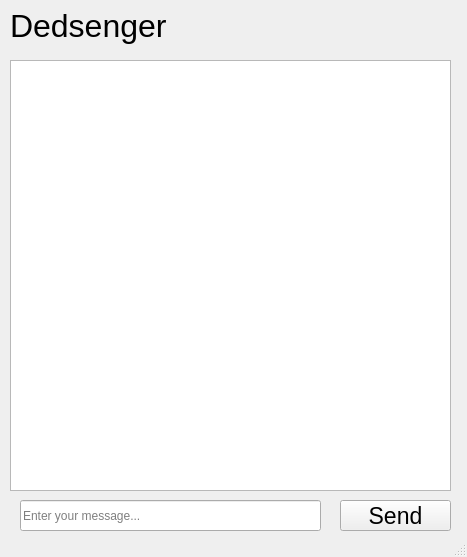
<?xml version="1.0" encoding="UTF-8"?>
<ui version="4.0">
 <class>MainWindow</class>
 <widget class="QMainWindow" name="MainWindow">
  <property name="geometry">
   <rect>
    <x>0</x>
    <y>0</y>
    <width>467</width>
    <height>557</height>
   </rect>
  </property>
  <property name="windowTitle">
   <string>MainWindow</string>
  </property>
  <widget class="QWidget" name="centralwidget">
   <widget class="QLabel" name="label">
    <property name="geometry">
     <rect>
      <x>10</x>
      <y>0</y>
      <width>161</width>
      <height>51</height>
     </rect>
    </property>
    <property name="font">
     <font>
      <pointsize>24</pointsize>
     </font>
    </property>
    <property name="text">
     <string>Dedsenger</string>
    </property>
   </widget>
   <widget class="QTextBrowser" name="textBrowser">
    <property name="geometry">
     <rect>
      <x>10</x>
      <y>60</y>
      <width>441</width>
      <height>431</height>
     </rect>
    </property>
   </widget>
   <widget class="QPushButton" name="pushButton">
    <property name="geometry">
     <rect>
      <x>340</x>
      <y>500</y>
      <width>111</width>
      <height>31</height>
     </rect>
    </property>
    <property name="font">
     <font>
      <pointsize>17</pointsize>
     </font>
    </property>
    <property name="text">
     <string>Send</string>
    </property>
   </widget>
   <widget class="QLineEdit" name="lineEdit">
    <property name="geometry">
     <rect>
      <x>20</x>
      <y>500</y>
      <width>301</width>
      <height>31</height>
     </rect>
    </property>
    <property name="placeholderText">
     <string>Enter your message...</string>
    </property>
   </widget>
  </widget>
  <widget class="QStatusBar" name="statusbar"/>
 </widget>
 <resources/>
 <connections/>
</ui>
